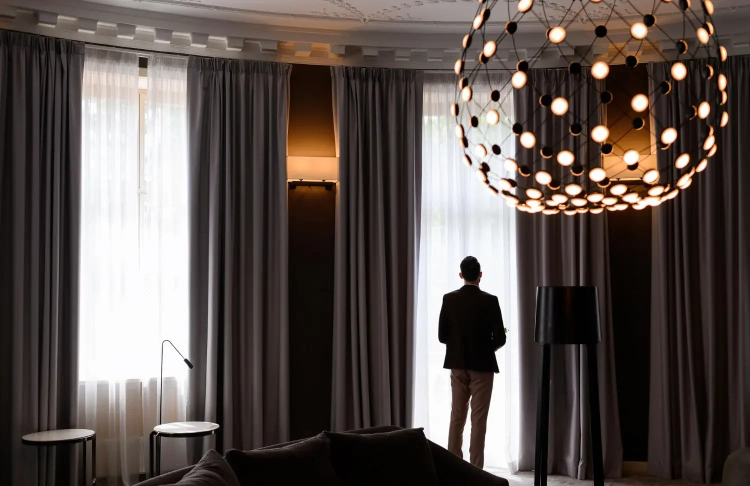
#> input picture src/images/ana-sayfa.webp, 1500 x 972 px (shown at 1/2 size); its folder holds only this picture in this run
$ python images.py
#> lines starting #> are read from the running program, lines starting #| are printed output that depends on the picture
"""Kaynak görsellerden (src/images) duyarlı AVIF + WebP sürümleri üretir.

Çıktı: public/img/<yol>-<genişlik>.<avif|webp> ve src/content/images.json (boyut + ortalama renk).
Yalnızca değişen dosyaları yeniden üretir.
"""
import json
import os
import sys
from concurrent.futures import ProcessPoolExecutor

from PIL import Image

ROOT = os.path.dirname(os.path.dirname(os.path.abspath(__file__)))
SRC = os.path.join(ROOT, 'src', 'images')
OUT = os.path.join(ROOT, 'public', 'img')
MANIFEST = os.path.join(ROOT, 'src', 'content', 'images.json')
WIDTHS = [240, 480, 720, 960, 1600]


def process(rel):
    src = os.path.join(SRC, rel)
    base = os.path.splitext(rel)[0]
    im = Image.open(src)
    if rel.endswith('.png'):
        os.makedirs(os.path.dirname(os.path.join(OUT, rel)) or OUT, exist_ok=True)
        dst = os.path.join(OUT, base + '.png')
        if not os.path.exists(dst) or os.path.getmtime(dst) < os.path.getmtime(src):
            im.save(dst, optimize=True)
        return rel, {'w': im.width, 'h': im.height, 'widths': [], 'png': True}
    im = im.convert('RGB')
    widths = [w for w in WIDTHS if w < im.width] + [min(im.width, WIDTHS[-1])]
    widths = sorted(set(widths))
    for w in widths:
        h = round(im.height * w / im.width)
        for fmt, q in (('webp', 76), ('avif', 52)):
            dst = os.path.join(OUT, f'{base}-{w}.{fmt}')
            if os.path.exists(dst) and os.path.getmtime(dst) >= os.path.getmtime(src):
                continue
            os.makedirs(os.path.dirname(dst), exist_ok=True)
            r = im.resize((w, h), Image.LANCZOS)
            if fmt == 'webp':
                r.save(dst, 'WEBP', quality=q, method=5)
            else:
                r.save(dst, 'AVIF', quality=q, speed=6)
    # merkez bölgenin ortalama rengi (katalog renk etiketi için)
    c = im.crop((im.width // 4, im.height // 4, im.width * 3 // 4, im.height * 3 // 4)).resize((1, 1), Image.BOX).getpixel((0, 0))
    return rel, {'w': im.width, 'h': im.height, 'widths': widths, 'avg': list(c)}


def main():
    rels = []
    for d, _, fs in os.walk(SRC):
        for f in fs:
            if f.endswith(('.webp', '.png')):
                rels.append(os.path.relpath(os.path.join(d, f), SRC))
    with ProcessPoolExecutor() as ex:
        res = dict(ex.map(process, sorted(rels)))
#> in process, im is the input picture: PIL image 1500x972 RGB; mean R, G, B 92.9, 83.2, 79.3
#> the loop in process, `for w in widths:` made 1 pass
#> pass 1, in process, `r.save(dst, 'WEBP', quality=q, method=5)`:
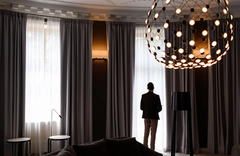
#> saved as ana-sayfa-240.webp: PIL image 240x156 RGB; mean R, G, B 92.8, 83.2, 79.3
    json.dump(res, open(MANIFEST, 'w'), indent=0, sort_keys=True)
    print(f'{len(res)} görsel işlendi', file=sys.stderr)


if __name__ == '__main__':
#> (the run stopped early here; a loop or call above may not have finished)
